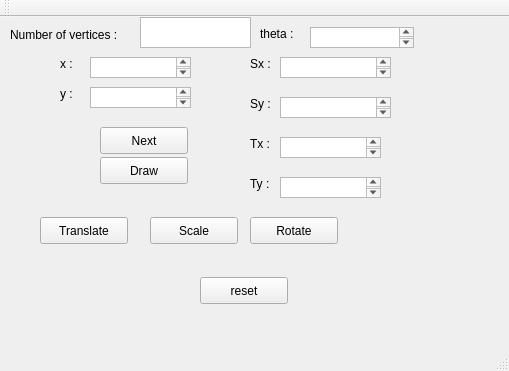
<?xml version="1.0" encoding="UTF-8"?>
<ui version="4.0">
 <class>Transform</class>
 <widget class="QMainWindow" name="Transform">
  <property name="geometry">
   <rect>
    <x>0</x>
    <y>0</y>
    <width>509</width>
    <height>371</height>
   </rect>
  </property>
  <property name="windowTitle">
   <string>Transform</string>
  </property>
  <widget class="QWidget" name="centralWidget">
   <widget class="QLabel" name="label">
    <property name="geometry">
     <rect>
      <x>60</x>
      <y>40</y>
      <width>58</width>
      <height>14</height>
     </rect>
    </property>
    <property name="text">
     <string>x :</string>
    </property>
   </widget>
   <widget class="QLabel" name="label_2">
    <property name="geometry">
     <rect>
      <x>60</x>
      <y>70</y>
      <width>58</width>
      <height>14</height>
     </rect>
    </property>
    <property name="text">
     <string>y :</string>
    </property>
   </widget>
   <widget class="QLabel" name="label_3">
    <property name="geometry">
     <rect>
      <x>10</x>
      <y>10</y>
      <width>151</width>
      <height>16</height>
     </rect>
    </property>
    <property name="text">
     <string>Number of vertices :</string>
    </property>
   </widget>
   <widget class="QTextEdit" name="vert">
    <property name="geometry">
     <rect>
      <x>140</x>
      <y>0</y>
      <width>111</width>
      <height>31</height>
     </rect>
    </property>
   </widget>
   <widget class="QTextEdit" name="x">
    <property name="geometry">
     <rect>
      <x>90</x>
      <y>40</y>
      <width>101</width>
      <height>21</height>
     </rect>
    </property>
   </widget>
   <widget class="QTextEdit" name="y">
    <property name="geometry">
     <rect>
      <x>90</x>
      <y>70</y>
      <width>101</width>
      <height>21</height>
     </rect>
    </property>
   </widget>
   <widget class="QTextEdit" name="sx">
    <property name="geometry">
     <rect>
      <x>280</x>
      <y>40</y>
      <width>111</width>
      <height>21</height>
     </rect>
    </property>
   </widget>
   <widget class="QTextEdit" name="sy">
    <property name="geometry">
     <rect>
      <x>280</x>
      <y>80</y>
      <width>111</width>
      <height>21</height>
     </rect>
    </property>
   </widget>
   <widget class="QTextEdit" name="tx">
    <property name="geometry">
     <rect>
      <x>280</x>
      <y>120</y>
      <width>101</width>
      <height>21</height>
     </rect>
    </property>
   </widget>
   <widget class="QTextEdit" name="ty">
    <property name="geometry">
     <rect>
      <x>280</x>
      <y>160</y>
      <width>101</width>
      <height>21</height>
     </rect>
    </property>
   </widget>
   <widget class="QLabel" name="label_4">
    <property name="geometry">
     <rect>
      <x>250</x>
      <y>40</y>
      <width>58</width>
      <height>14</height>
     </rect>
    </property>
    <property name="text">
     <string>Sx :</string>
    </property>
   </widget>
   <widget class="QLabel" name="label_5">
    <property name="geometry">
     <rect>
      <x>250</x>
      <y>80</y>
      <width>58</width>
      <height>14</height>
     </rect>
    </property>
    <property name="text">
     <string>Sy :</string>
    </property>
   </widget>
   <widget class="QLabel" name="label_6">
    <property name="geometry">
     <rect>
      <x>250</x>
      <y>120</y>
      <width>58</width>
      <height>14</height>
     </rect>
    </property>
    <property name="text">
     <string>Tx :</string>
    </property>
   </widget>
   <widget class="QLabel" name="label_7">
    <property name="geometry">
     <rect>
      <x>250</x>
      <y>160</y>
      <width>58</width>
      <height>14</height>
     </rect>
    </property>
    <property name="text">
     <string>Ty :</string>
    </property>
   </widget>
   <widget class="QPushButton" name="Next">
    <property name="geometry">
     <rect>
      <x>100</x>
      <y>110</y>
      <width>88</width>
      <height>27</height>
     </rect>
    </property>
    <property name="text">
     <string>Next</string>
    </property>
   </widget>
   <widget class="QPushButton" name="translate">
    <property name="geometry">
     <rect>
      <x>40</x>
      <y>200</y>
      <width>88</width>
      <height>27</height>
     </rect>
    </property>
    <property name="text">
     <string>Translate</string>
    </property>
   </widget>
   <widget class="QPushButton" name="Scale">
    <property name="geometry">
     <rect>
      <x>150</x>
      <y>200</y>
      <width>88</width>
      <height>27</height>
     </rect>
    </property>
    <property name="text">
     <string>Scale</string>
    </property>
   </widget>
   <widget class="QPushButton" name="Draw">
    <property name="geometry">
     <rect>
      <x>100</x>
      <y>140</y>
      <width>88</width>
      <height>27</height>
     </rect>
    </property>
    <property name="text">
     <string>Draw</string>
    </property>
   </widget>
   <widget class="QPushButton" name="Rotate">
    <property name="geometry">
     <rect>
      <x>250</x>
      <y>200</y>
      <width>88</width>
      <height>27</height>
     </rect>
    </property>
    <property name="text">
     <string>Rotate</string>
    </property>
   </widget>
   <widget class="QPushButton" name="reset">
    <property name="geometry">
     <rect>
      <x>200</x>
      <y>260</y>
      <width>88</width>
      <height>27</height>
     </rect>
    </property>
    <property name="text">
     <string>reset</string>
    </property>
   </widget>
   <widget class="QTextEdit" name="theta">
    <property name="geometry">
     <rect>
      <x>310</x>
      <y>10</y>
      <width>104</width>
      <height>21</height>
     </rect>
    </property>
   </widget>
   <widget class="QLabel" name="label_8">
    <property name="geometry">
     <rect>
      <x>260</x>
      <y>10</y>
      <width>58</width>
      <height>14</height>
     </rect>
    </property>
    <property name="text">
     <string>theta :</string>
    </property>
   </widget>
  </widget>
  <widget class="QMenuBar" name="menuBar">
   <property name="geometry">
    <rect>
     <x>0</x>
     <y>0</y>
     <width>509</width>
     <height>22</height>
    </rect>
   </property>
  </widget>
  <widget class="QToolBar" name="mainToolBar">
   <attribute name="toolBarArea">
    <enum>TopToolBarArea</enum>
   </attribute>
   <attribute name="toolBarBreak">
    <bool>false</bool>
   </attribute>
  </widget>
  <widget class="QStatusBar" name="statusBar"/>
 </widget>
 <layoutdefault spacing="6" margin="11"/>
 <resources/>
 <connections/>
</ui>
